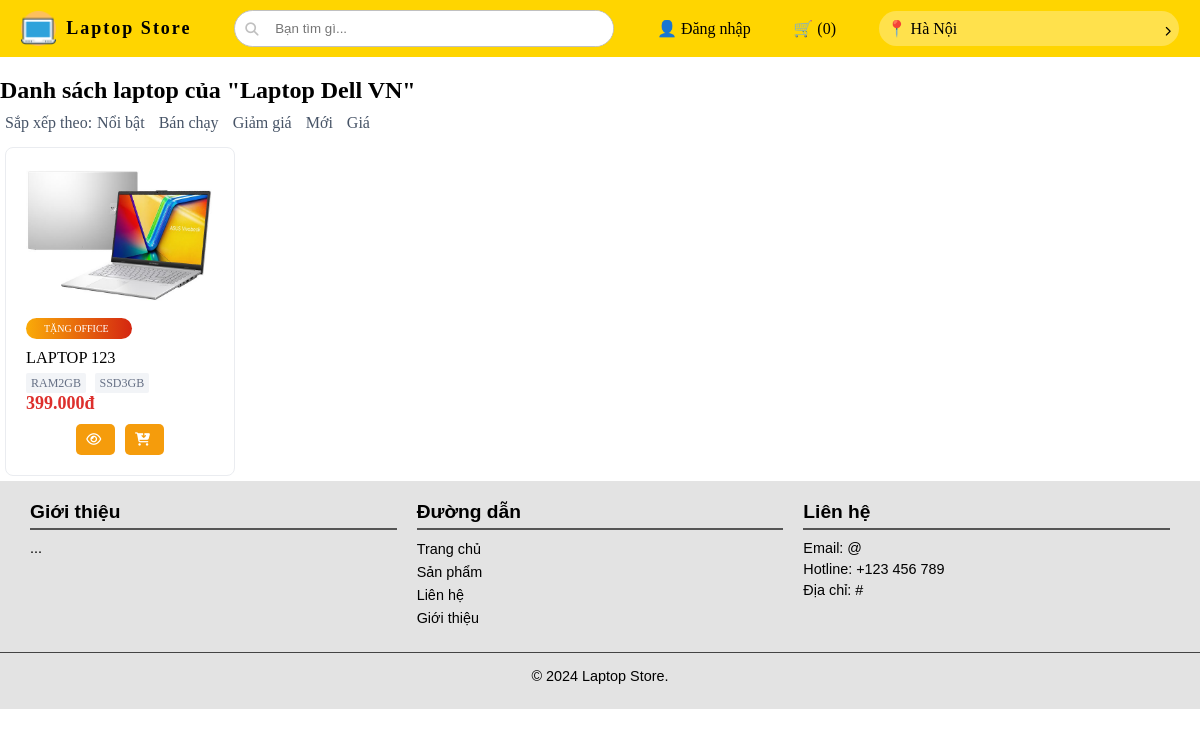
Page /views/brand.php?id=1 on the earlier database version.
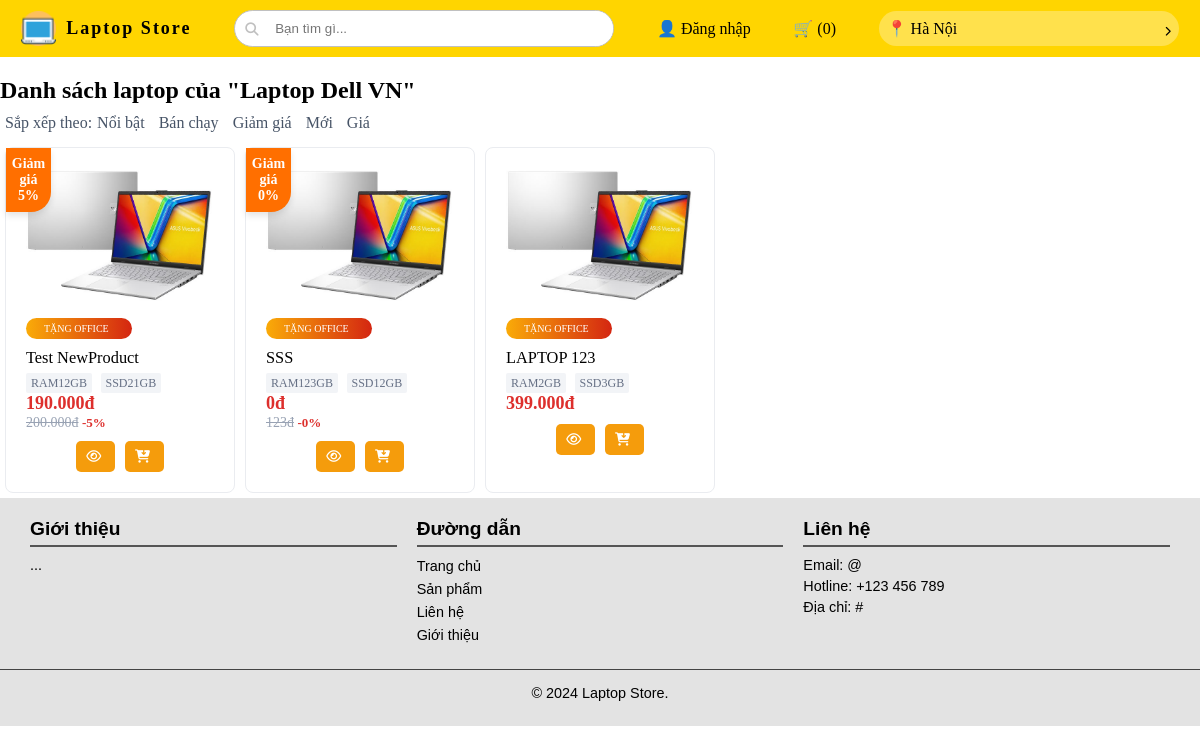
Same page on the later database version.
### tables this page shows
CREATE TABLE `t_brand` (
  `id` int(11) NOT NULL,
  `shortName` varchar(30) DEFAULT NULL,
  `name` varchar(100) DEFAULT NULL,
  `image` varchar(255) DEFAULT NULL
);

CREATE TABLE `t_product` (
  `id` int(11) NOT NULL,
  `name` varchar(100) DEFAULT NULL,
  `ram` tinyint(4) DEFAULT NULL,
  `ssd` tinyint(4) DEFAULT NULL,
  `hdd` tinyint(4) DEFAULT NULL,
  `weight` float DEFAULT NULL,
  `screen` float DEFAULT NULL,
  `cpu` varchar(30) DEFAULT NULL,
  `isDiscount` tinyint(1) DEFAULT NULL,
  `price` int(11) DEFAULT NULL,
  `image` varchar(255) DEFAULT NULL,
  `description` text DEFAULT NULL,
  `info` text DEFAULT NULL,
  `quantity` int(11) DEFAULT NULL,
  `brandId` int(11) DEFAULT NULL,
  `typeId` int(11) DEFAULT NULL,
  `sold` int(11) DEFAULT NULL,
  `percent` int(11) DEFAULT NULL,
  `newPrice` int(11) DEFAULT NULL
);

### config/config.php (called while the page is built)
<?php
$config = [
    'HOST' => 'http://localhost/',
    'PROJECT_NAME' => 'Laptop Store',
    'ROOT_FOLDER' => 'TMPWEB'
];
$config['BASE_URL'] = $config['HOST'] . $config['ROOT_FOLDER'];
return $config;

### db/connect.php (called while the page is built, shortened)
<?php
class Database {
    private $host = 'localhost';
    private $db_name = 'db_laptop';
    private $username = 'root';
    private $password = '';
    protected $conn;
    private function connect() {
        $this->conn = null;
        try {
            $this->conn = new PDO("mysql:host={$this->host};dbname={$this->db_name}", $this->username, $this->password);
            $this->conn->setAttribute(PDO::ATTR_ERRMODE, PDO::ERRMODE_EXCEPTION);
        } catch (PDOException $e) {
            echo "Connection error: " . $e->getMessage();
        }
    }
    public function findAll($table, $conditions = [], $orderBy = 'id', $orderDirection = 'DESC', $limit = null) {
        $sql = "SELECT * FROM {$table}";
        if ($conditions) {
            $sql .= " WHERE " . implode(" AND ", array_map(fn($k) => "{$k} = :{$k}", array_keys($conditions)));
        }
        $sql .= " ORDER BY {$orderBy} {$orderDirection}";
        $stmt = $this->conn->prepare($sql);
        foreach ($conditions as $key => $value) {
            $stmt->bindValue(":{$key}", $value);
        }
        $stmt->execute();
        return $stmt->fetchAll(PDO::FETCH_ASSOC);
    }
    public function getOne($table, $id) {
        $sql = "SELECT * FROM $table WHERE id = :id";
        $stmt = $this->conn->prepare($sql);
        $stmt->bindParam(':id', $id);
        $stmt->execute();
        return $stmt->fetch(PDO::FETCH_ASSOC);
    }
}
?>

### views/brand.php (the view, shortened to what this page needs)
<?php
$config = require_once (dirname(__DIR__)) . '/config/config.php';
require_once (dirname(__DIR__)) . '/db/connect.php';
$db = new Database();
$id = $_GET['id'];
$brand = $db->getOne('t_brand', $id);
$products = $db->findAll('t_product', ['brandId' => $id]);
?>
<!DOCTYPE html>
<html lang="en">
<head>
    <?php require_once "lib.php"; ?>
</head>
<body>
    <div class="home_page">
        <?php require_once "header.php"; ?>
        <div class="content">
            <div class="row">
                <h2>Danh sách laptop của "<?php echo $brand['name']; ?>"</h2>
            </div>
            <div class="filter">
                <div class="row sort">
                    Sắp xếp theo: <ul>
                        <li>
                            <a href="">Nổi bật</a>
                        </li>
                        <li>
                            <a href="">Bán chạy</a>
                        </li>
                        <li>
                            <a href="">Giảm giá</a>
                        </li>
                        <li>
                            <a href="">Mới</a>
                        </li>
                        <li>
                            <a href="">Giá</a>
                        </li>
                    </ul>
                </div>
            </div>
            <div class="products row">
                <?php if ($products): ?>
                <?php $i = 1;
                    foreach ($products as $product): ?>
                <a class="product"
                    href="<?php echo $config['BASE_URL'] . "/views/product.php?id=" . $product['id']; ?>">
                    <?php if($product['isDiscount']){ ?>
                    <div class="tag-discount">
                        <div>
                            Giảm giá <br> <?php echo $product['percent']; ?>%
                        </div>
                    </div>
                    <?php } ?>
                    <div class="box">
                        <div class="image">
                            <img src="<?php echo $config['BASE_URL'] . '/assets/images/products/' . $product['image']; ?>"
                                alt="">
                        </div>
                        <div class="gift">
                            <span>
                                Tặng Office
                            </span>
                        </div>
                        <h3 class="name">
                            <?php echo $product['name']; ?>
                        </h3>
                        <div class="hardware">
                            <span class="tag">RAM<?php echo $product['ram']; ?>GB</span>
                            <span class="tag">SSD<?php echo $product['ssd']; ?>GB</span>
                        </div>
                        <strong class="price">
                            <?php echo (number_format(($product['isDiscount']? $product['newPrice']: $product['price']), 0, ',', '.')) . "đ"; ?>
                        </strong>
                        <?php if($product['isDiscount']){ ?>
                        <div class="box-p">
                            <p class="price-old"> <?php echo (number_format($product['price'], 0, ',', '.')) . "đ"; ?>
                            </p>
                            <div class="percent"><b>-<?php echo $product['percent'] ?>%</b></div>
                        </div>
                        <?php  }?>
                        <div class="add-to-cart">
                            <button title="Xem sản phẩm" class="view"><i
                                    class="fa-regular fa-eye"></i></i>&nbsp;</button>
                            <button title="Thêm vào giỏ hàng" class="addtocart"><i
                                    class="fa-solid fa-cart-arrow-down"></i>&nbsp;</button>
                        </div>
                    </div>
                </a>
                <?php $i++;
                    endforeach; ?>
                <?php else: ?>
                <p>Không có sản phẩm nào</p>
                <?php endif; ?>
            </div>
            <?php require_once 'footer.php'; ?>
        </div>
</body>
</html>

### views/lib.php (shortened to what this page needs)
<link rel="stylesheet" href="https://cdnjs.cloudflare.com/ajax/libs/font-awesome/6.6.0/css/all.min.css"
/>
<link rel="stylesheet" type="text/css" href="https://cdn.jsdelivr.net/npm/slick-carousel@1.8.1/slick/slick.css" />
<link rel="stylesheet" type="text/css"
    href="https://cdn.jsdelivr.net/npm/slick-carousel@1.8.1/slick/slick-theme.css" />
<link rel="stylesheet" href="<?php echo $config['BASE_URL'] . "/assets/css/base.css" ?>">
<link rel="stylesheet" href="<?php echo $config['BASE_URL'] . "/assets/css/index.css" ?>">

### views/header.php (shortened to what this page needs)
<div class="header">
    <div class="header-content">
        <div class="top row">
            <div class="logo">
                <a href="<?php echo $config['BASE_URL']; ?>">
                    <img src="<?php echo $config['BASE_URL'] .'/assets/images/iassets/header_logo.png'; ?>" alt="">
                    <div class="name">
                        <?php echo $config['PROJECT_NAME']; ?>
                    </div>
                </a>
            </div>
            <div class="search">
                <div class="box-search">
                    <form action="<?php echo $config['BASE_URL'] . "/views/search.php" ?>" method="GET">
                        <div class="input">
                            <input type="text" placeholder="Bạn tìm gì..." name="q" id="ips">
                            <button><i class="fa-solid fa-magnifying-glass"></i></button>
                        </div>
                    </form>
                </div>
            </div>
            <div class="login">
                <?php if (isset($_SESSION['user']) && !empty($_SESSION['user'])) { ?>
                <a href='<?php echo $config['BASE_URL'] . "/user/profile.php"; ?>'>
                    👤
                    <?php echo $_SESSION['user']['username']; ?></a>
                <?php } else { ?>
                <a href="<?php echo $config['BASE_URL'] . "/login.php"; ?>">
                    👤
                    Đăng nhập</a>
                <?php } ?>
            </div>
            <div class="cart">
                <?php if (isset($_SESSION['user']) && !empty($_SESSION['user'])) { ?>
                <a href="<?php echo $config['BASE_URL'] . "/user/cart.php"; ?>">
                    🛒
                    Giỏ hàng (<?php echo $totalQuantity ?? 0; ?>)
                </a>
                <?php } else { ?> <a href="<?php echo $config['BASE_URL'] . "/login.php"; ?>">
                    🛒
                    (0)
                </a> <?php } ?>
            </div>
            <div class="address">
                <a href="">
                    📍
                    Hà Nội
                </a>
                <i class="fa-solid fa-chevron-right sub-icon"></i>
            </div>
        </div>
    </div>
</div>

### views/footer.php
<div class="footer">
    <div class="footer-container">
        <div class="footer-left">
            <h3>Giới thiệu</h3>
            <p>...</p>
        </div>
        <div class="footer-middle">
            <h3>Đường dẫn</h3>
            <ul>
                <li><a href="#">Trang chủ</a></li>
                <li><a href="#">Sản phẩm</a></li>
                <li><a href="#">Liên hệ</a></li>
                <li><a href="#">Giới thiệu</a></li>
            </ul>
        </div>
        <div class="footer-right">
            <h3>Liên hệ</h3>
            <p>Email: @</p>
            <p>Hotline: +123 456 789</p>
            <p>Địa chỉ: #</p>
        </div>
    </div>
    <div class="footer-bottom">
        <p>&copy; 2024 Laptop Store.</p>
    </div>
</div>

### assets/css/base.css (style rules this page uses)
* { margin: 0; padding: 0; box-sizing: border-box; }
.row { margin: auto; max-width: 1200px; display: flex; flex-wrap: wrap; }
a { text-decoration: none; color: black; }

Differences in the rows shown:
added t_product: percent "5", image (picture), name "Test NewProduct", ram "12", ssd "21", isDiscount+newPrice "190.000", price "200.000"
added t_product: percent "0", image (picture), name "SSS", ram "123", ssd "12", newPrice "0", price "123"
